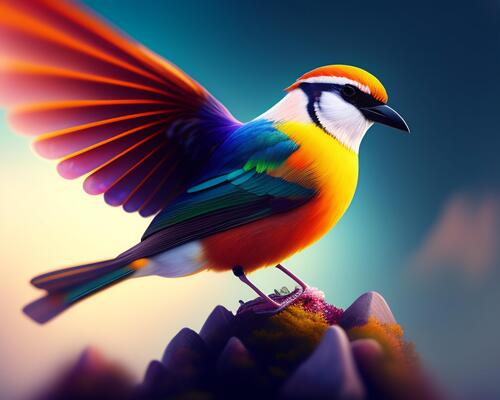
#> input picture unit-3/bird.jpg, 500 x 400 px
$ jupyter execute Kmeans.ipynb
#> lines starting #> are read from the running program, lines starting #| are printed output that depends on the picture
<h3>Image compression using KMEANS</h3>

[cell 1]
from skimage import io
from sklearn.cluster import KMeans
import numpy as np
import matplotlib.pyplot as plt
import matplotlib.pyplot as img

image=io.imread("bird.jpg")
#> image is the input picture: shape (400, 500, 3); mean R, G, B 104.3, 94.2, 100.6
# image=io.imread("black white.jpg")
image_r=(image/255.0).reshape(-1,3)
k_colors=KMeans(n_clusters=20).fit(image_r)
img128=k_colors.cluster_centers_[k_colors.labels_]
img128=np.reshape(img128,(image.shape))
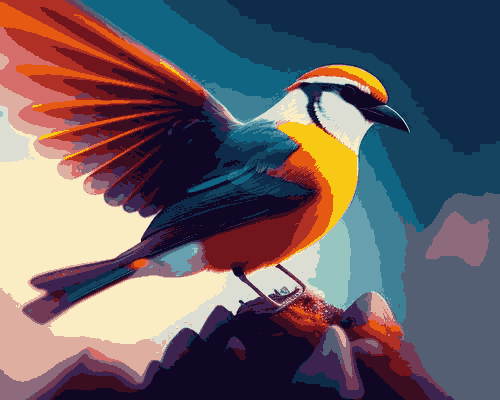
#> img128: shape (400, 500, 3) float64; mean R, G, B 0.409, 0.369, 0.394
img.imsave("img.jpg",img128)
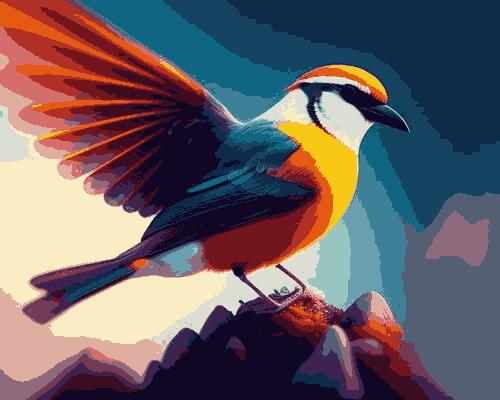
#> saved as img.jpg: shape (400, 500, 3); mean R, G, B 103.5, 93.5, 100.1
